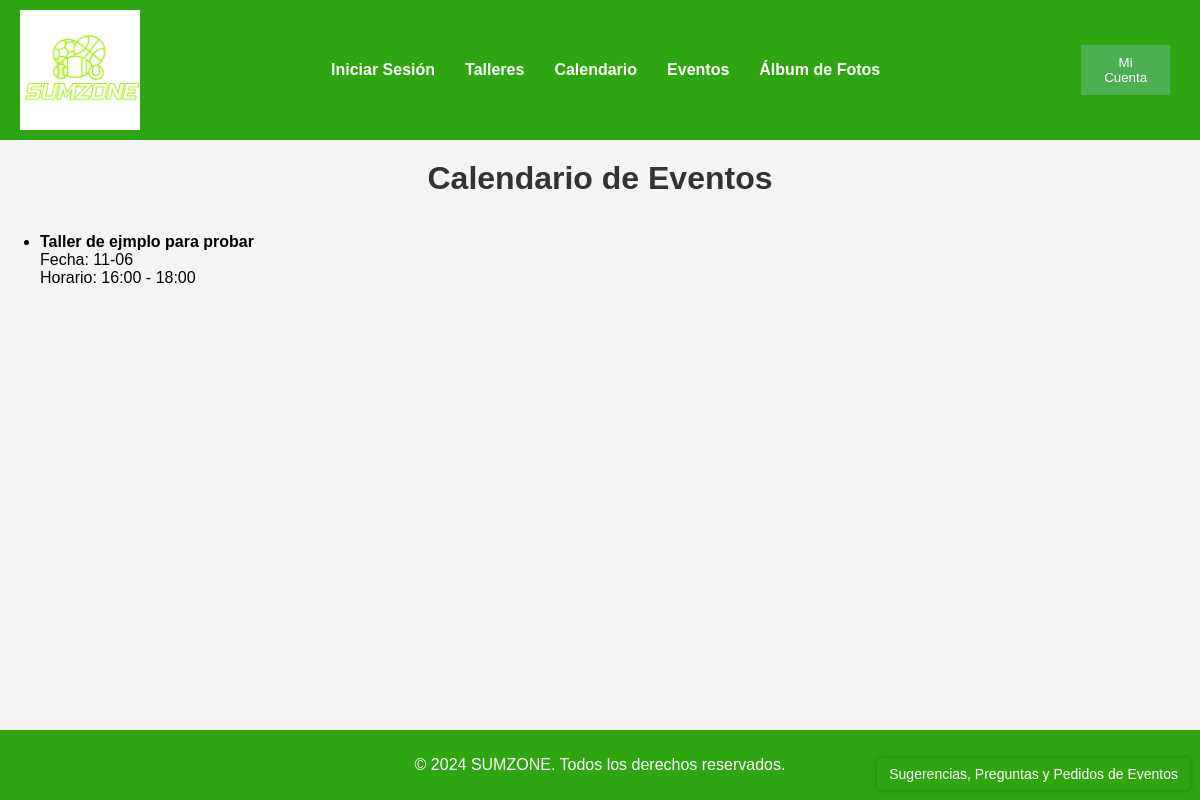
Before: /SUMZONE2/php/calendario.php with the older database file.
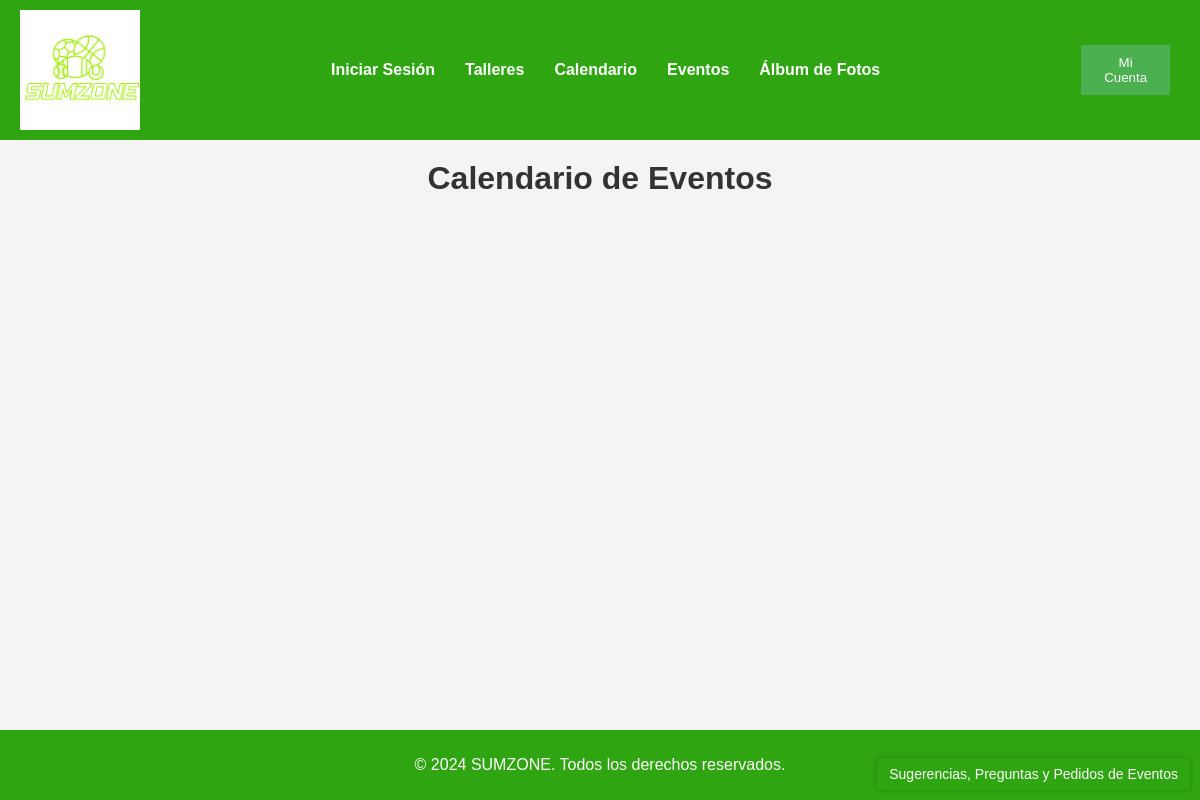
After: the same page with the newer database file.
### tables this page shows
CREATE TABLE IF NOT EXISTS `EVENTO` (
  `ID` INT NOT NULL AUTO_INCREMENT,
  `Nombre` VARCHAR(30) NOT NULL,
  `Descripcion` VARCHAR(300) NULL,
  `Fecha` DATE NOT NULL,
  `Frecuencia` VARCHAR(15) NOT NULL,
  `Horario_inicio` TIME NOT NULL,
  `Horario_fin` TIME NOT NULL,
  `tipo_evento` BINARY(1) NOT NULL DEFAULT 0,
  PRIMARY KEY (`ID`));

### SUMZONE2/php/calendario.php (the view, shortened to what this page needs)
<?php
include 'conexion.php';
$sql_eventos = "SELECT ID, Descripcion, Fecha, Horario_inicio, Horario_fin FROM EVENTO";
$resultado_eventos = $conn->query($sql_eventos);
$eventos = [];
if ($resultado_eventos->num_rows > 0) {
    while ($row = $resultado_eventos->fetch_assoc()) {
        $eventos[] = [
            'id' => $row['ID'],
            'Descripcion' => $row['Descripcion'],
            'Fecha' => $row['Fecha'],
            'Horario_inicio' => $row['Horario_inicio'],
            'horario_fin' => $row['Horario_fin'],
        ];
    }
}
?>
<!DOCTYPE html>
<html lang="es">
<head>
    <link rel="stylesheet" href="../css/styles.css">
    <link rel="stylesheet" href="../css/talleres.css">
</head>
<body>
<header class="main-header">
        <img src="../images/logo.png" alt="Logo SUMZONE" class="logo">
        <nav class="navbar">
            <ul>
                <?php if (!isset($_SESSION['username'])){
                echo '<li><a href="php/login_register.php">Iniciar Sesión</a></li>';}
                else{echo '<li><a href="../index.php">Home</a></li>';}?>
                <li><a href="talleres.php">Talleres</a></li>
                <li><a href="calendario.php">Calendario</a></li>
                <li><a href="evento.php">Eventos</a></li>
                <li><a href="https://www.flickr.com/photos/isamisiones/albums/with/72177720316806309" target="_blank">Álbum de Fotos</a></li>
            </ul>
        </nav>
        <button id="menuButton">Mi Cuenta</button>
    </header>
    <h1>Calendario de Eventos</h1>
    <div id="calendario">
        <ul>
            <?php foreach ($eventos as $evento): ?>
                <li>
                    <strong><?php echo htmlspecialchars($evento['Descripcion']); ?></strong><br>
                    Fecha: <?php echo substr(htmlspecialchars($evento['Fecha']),-5); ?><br>
                    Horario: <?php echo substr(htmlspecialchars($evento['Horario_inicio']),0,5);?> - <?php echo substr(htmlspecialchars($evento['horario_fin']),0,5); ?>
                </li>
            <?php endforeach; ?>
        </ul>
    </div>
    <footer class="main-footer">
        <p>&copy; 2024 SUMZONE. Todos los derechos reservados.</p>
    </footer>
    <a href="" class="suggestions-link">Sugerencias, Preguntas y Pedidos de Eventos</a>
</body>
</html>

### SUMZONE2/css/styles.css (style rules this page uses)
body { margin: 0; font-family: Arial, sans-serif; background-color: #f4f4f4; display: flex; flex-direction: column; min-height: 100vh; }
body::before { content: ''; position: absolute; top: 0; left: 0; width: 100%; height: 100%; background-image: url('../images/fondo.jpg'); background-size: cover; background-position: center; filter: blur(0.5px); z-index: -1; }
.main-header { display: flex; justify-content: space-between; align-items: center; padding: 10px 20px; background-color: #2fa512; color: white; }
.logo { width: 120px; }
.navbar { background-color: #2fa512; padding: 10px 0; text-align: center; width: 100%; }
.navbar ul { list-style-type: none; padding: 0; margin: 0; display: flex; justify-content: center; }
.navbar li { margin: 0 15px; }
.navbar a { color: white; text-decoration: none; font-weight: bold; position: relative; }
button { padding: 10px 20px; margin: 10px; cursor: pointer; }
#menuButton { background-color: #4CAF50; color: white; border: none; }
.main-footer { background-color: #2fa512; color: white; text-align: center; padding: 10px 0; width: 100%; margin-top: auto; }
.suggestions-link { position: fixed; bottom: 10px; right: 10px; background-color: #2fa512; color: white; padding: 8px 12px; border-radius: 4px; text-decoration: none; font-size: 14px; box-shadow: 0 0 5px rgba(0, 0, 0, 0.2); }

### SUMZONE2/css/talleres.css (style rules this page uses)
body { font-family: Arial, sans-serif; background-color: #f4f4f4; margin: 0; padding: 0; }
h1 { text-align: center; margin: 20px 0; color: #333; }

Changed rows visible on the page:
removed evento: Descripcion "Taller de ejmplo para probar", Fecha "11-06", Horario_inicio "16:00", Horario_fin "18:00"
